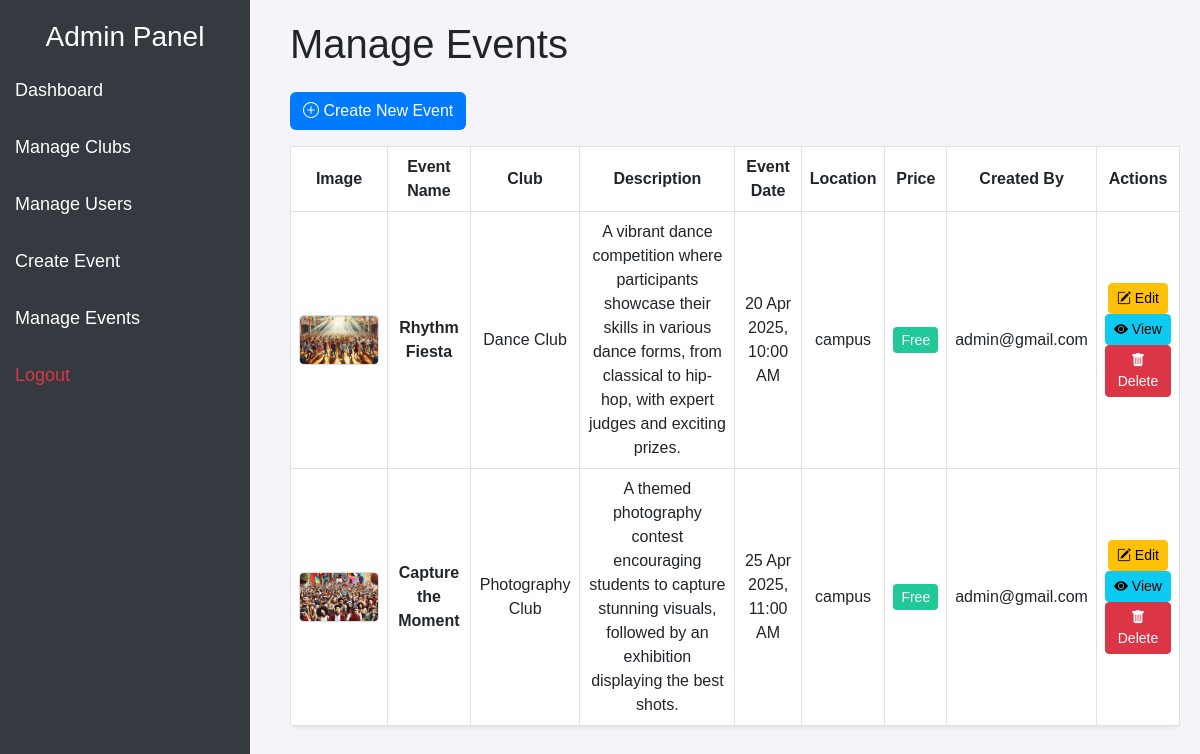
The page /views/admin/manage_events.php (signed in) on the database its author committed.
### tables this page shows
CREATE TABLE `events` (
  `id` int(11) NOT NULL,
  `club_id` int(11) NOT NULL,
  `name` varchar(255) NOT NULL,
  `description` text DEFAULT NULL,
  `event_date` datetime NOT NULL,
  `location` varchar(255) DEFAULT NULL,
  `price` decimal(10,2) DEFAULT 0.00,
  `created_by` int(11) NOT NULL,
  `image_path` varchar(255) DEFAULT NULL
);

CREATE TABLE `clubs` (
  `id` int(11) NOT NULL,
  `name` varchar(255) NOT NULL,
  `description` text NOT NULL,
  `coordinator_id` int(11) DEFAULT NULL,
  `created_at` timestamp NOT NULL DEFAULT current_timestamp(),
  `image_path` varchar(255) DEFAULT NULL
);

CREATE TABLE `users` (
  `id` int(11) NOT NULL,
  `name` varchar(100) NOT NULL,
  `email` varchar(100) NOT NULL,
  `password` varchar(255) NOT NULL,
  `role` enum('admin','coordinator','user') DEFAULT 'user',
  `created_at` timestamp NOT NULL DEFAULT current_timestamp(),
  `student_stream` varchar(100) DEFAULT NULL,
  `semester` int(11) DEFAULT NULL,
  `enrollment_no` varchar(50) DEFAULT NULL
);

### views/admin/manage_events.php (the view, shortened to what this page needs)
<?php
include(__DIR__ . "/../../config/db.php");
$user_role = $_SESSION['user_role'];
$sql_check = "SHOW COLUMNS FROM users LIKE 'username'";
$result_check = $conn->query($sql_check);
$has_username = $result_check->num_rows > 0;
$creator_column = $has_username ? 'users.username' : 'users.email';
if ($user_role === 'admin') {
    $sql = "SELECT events.*, clubs.name AS club_name, $creator_column AS created_by
            FROM events
            JOIN clubs ON events.club_id = clubs.id
            JOIN users ON events.created_by = users.id";
    $stmt = $conn->prepare($sql);
}
$stmt->execute();
$result = $stmt->get_result();
?>
<!DOCTYPE html>
<html lang="en">
<head>
    <link href="https://cdn.jsdelivr.net/npm/bootstrap@5.3.0/dist/css/bootstrap.min.css" rel="stylesheet">
    <link href="https://cdn.jsdelivr.net/npm/bootstrap-icons/font/bootstrap-icons.css" rel="stylesheet">
</head>
<body>
<div class="sidebar">
    <h3 class="text-center text-white">Admin Panel</h3>
    <a href="dashboard.php"><i class="fas fa-home"></i> Dashboard</a>
    <a href="manage_clubs.php"><i class="fas fa-users"></i> Manage Clubs</a>
    <a href="manage_users.php"><i class="fas fa-user"></i> Manage Users</a>
    <a href="create_event.php"><i class="fas fa-calendar-plus"></i> Create Event</a>
    <a href="manage_events.php"><i class="fas fa-calendar"></i> Manage Events</a>
    <a href="../../controller/logout.php" class="text-danger"><i class="fas fa-sign-out-alt"></i> Logout</a>
</div>
<div class="content">
<h1 class="mb-4">Manage Events</h1>
    <div class="d-flex justify-content-between align-items-center mb-3">
        <a href="create_event" class="btn btn-custom">
            <i class="bi bi-plus-circle"></i> Create New Event
        </a>
    </div>
    <div class="table-responsive">
        <table class="table table-bordered table-hover shadow-sm">
            <thead>
                <tr>
                    <th>Image</th>
                    <th>Event Name</th>
                    <th>Club</th>
                    <th>Description</th>
                    <th>Event Date</th>
                    <th>Location</th>
                    <th>Price</th>
                    <th>Created By</th>
                    <th>Actions</th>
                </tr>
            </thead>
            <tbody>
                <?php while ($event = $result->fetch_assoc()) { ?>
                <tr class="align-middle">
                    <td>
                      <img src="/Campus_connect/<?php echo htmlspecialchars($event['image_path']); ?>" class="event-image" alt="Event Image">
                    </td>
                    <td><strong><?php echo htmlspecialchars($event['name']); ?></strong></td>
                    <td><?php echo htmlspecialchars($event['club_name']); ?></td>
                    <td><?php echo htmlspecialchars($event['description']); ?></td>
                    <td><?php echo date("d M Y, h:i A", strtotime($event['event_date'])); ?></td>
                    <td><?php echo htmlspecialchars($event['location']); ?></td>
                    <td>
                        <?php
                            if ($event['price'] == 0) {
                                echo '<span class="price-badge price-free">Free</span>';
                            } else {
                                echo '<span class="price-badge price-paid">₹' . number_format($event['price'], 2) . '</span>';
                            }
                        ?>
                    </td>
                    <td><?php echo htmlspecialchars($event['created_by']); ?></td>
                    <td>
                        <a href="edit_event?id=<?php echo $event['id']; ?>" class="btn btn-warning btn-sm"><i class="bi bi-pencil-square"></i> Edit</a>
                        <a href="event_details?id=<?php echo $event['id']; ?>" class="btn btn-info btn-sm"><i class="bi bi-eye-fill"></i> View</a>
                        <form action="../../controller/delete_event" method="post" style="display:inline;">
                            <button type="submit" class="btn btn-danger btn-sm" onclick="return confirm('Are you sure you want to delete this event?');">
                                <i class="bi bi-trash-fill"></i> Delete
                            </button>
                        </form>
                    </td>
                </tr>
                <?php } ?>
            </tbody>
        </table>
    </div>
</div>
</body>
</html>

### views/admin/manage_events.php (style rules this page uses)
body { background-color: #f4f4f9; font-family: 'Arial', sans-serif; }
.sidebar { height: 100vh; width: 250px; position: fixed; background-color: #343a40; padding-top: 20px; }
.sidebar a { padding: 15px; text-decoration: none; font-size: 18px; color: #ffffff; display: block; transition: 0.3s; }
.content { margin-left: 270px; padding: 20px; }
.table { background: #fff; border-radius: 8px; }
.table thead { background: #007bff; color: white; }
.table th, .table td { text-align: center; vertical-align: middle; }
.btn-custom { background: #007bff; color: white; transition: 0.3s; }
.event-image { width: 80px; height: 50px; object-fit: cover; border-radius: 5px; border: 1px solid #ddd; }
.price-badge { padding: 5px 8px; border-radius: 4px; font-size: 14px; }
.price-free { background-color: #20c997; color: white; }

### rows shown on the page
events: image_path (picture), name "Rhythm Fiesta", club.name "Dance Club", description "A vibrant dance competition where participants showcase their skills in various dance forms, from classical to hip-hop, with expert judges and exciting prizes.", event_date "20 Apr 2025, 10:00 AM", location "campus", price "Free", created_by.email "admin@gmail.com"
events: image_path (picture), name "Capture the Moment", club.name "Photography Club", description "A themed photography contest encouraging students to capture stunning visuals, followed by an exhibition displaying the best shots.", event_date "25 Apr 2025, 11:00 AM", location "campus", price "Free", created_by.email "admin@gmail.com"
